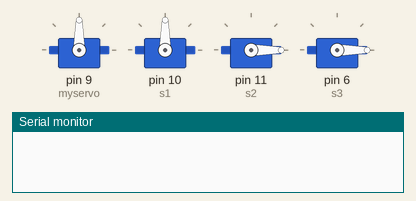
This sketch was run on a simulated Arduino Uno, built with avr-gcc and run on an emulated ATmega328P. Parts: 4 × servo, the last lines printed to the serial monitor.

Above: at 0.1 s.
At 3.79 s:
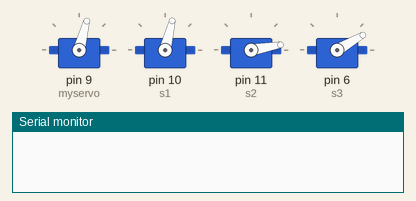
At 4.4 s:
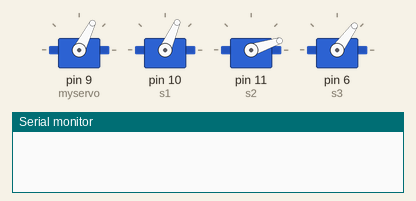
At 5.31 s:
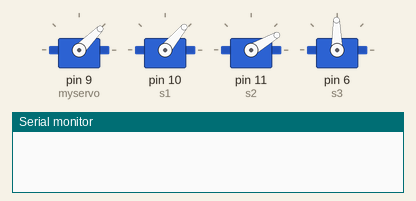
At 9.26 s:
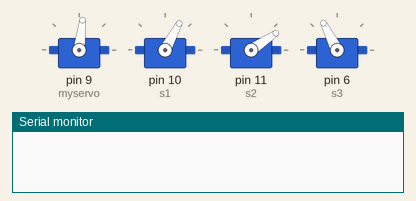
At 13.2 s:
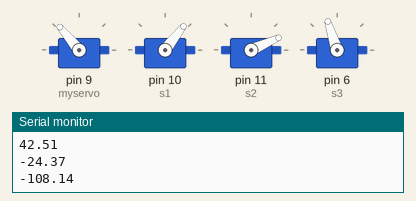
Timing chart, 0 to 14.7 s (numbered marks = the images above):
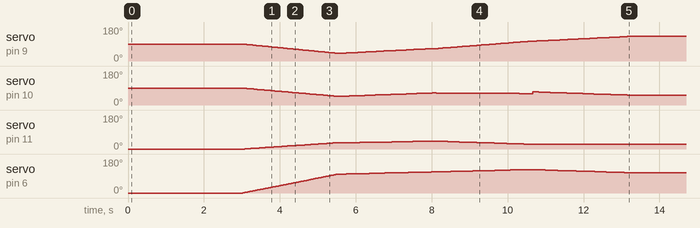

The sketch:

test_dhn.ino
```cpp
#include <Servo.h>

float Pi = 3.141592653589793;
float Yoffset;
float D;
float d;
float R;
float L0 = 7.4; // (cm) the length of L0
float L1 = 9.35;
float L2 = 12.15;
float L3 = 12.5;
float L = L0+L1+L2+L3;

float px; // x axis coordinate of the EF
float py; // y axis coordinate of the EF
float pz; // Z axis coordiante of the EF

Servo myservo; // create servo object to control a servo
Servo s1;
Servo s2;
Servo s3;

float a;
float b;
float Theta_0;
float Theta_1;
float Theta_2;
float Theta_3;
float t0;
float t1;
float t2;
float t3;
float m0, m1, m2, m3;
void Robot_IK()
{
  if (px != 0 && pz >= L1)
  {
    a = sqrt(pow(px,2) + pow(py,2));
    b = L3 - L0 + pz;
    Theta_0 = atan(py/px)*(180.00/Pi);
    Theta_1 = (atan(b/a) + acos((-pow(L2,2)+pow(L1,2)+pow(a,2)+pow(b,2))/(2*sqrt(pow(a,2)+pow(b,2))*L1)))*(180.00/Pi);
    Theta_2 = (acos((-pow(a,2)-pow(b,2)+pow(L1,2)+pow(L2,2))/(2*L1*L2))-Pi)*(180.00/Pi);
    Theta_3 = (acos((-pow(L1,2)+pow(L2,2)+pow(a,2)+pow(b,2))/(2*sqrt(pow(a,2)+pow(b,2))*L2))+atan(a/b)-Pi)*(180.00/Pi);
  }
  else if (px != 0 &&  pz <= L1)
  {
    a = sqrt(pow(px,2)+ pow(py,2));
    b = L3 - L0 + pz;
    Theta_0 = atan(py/px) * (180.00/Pi);
    Theta_1 = (atan(b/a) + acos((-pow(L2,2)+pow(L1,2) + pow(a,2)+pow(b,2))/(2*sqrt(pow(a,2)+pow(b,2))*L1)))*(180.00/Pi);
    Theta_2 = (acos((-pow(a,2)-pow(b,2)+pow(L1,2)+pow(L2,2))/(2*L1*L2))-Pi)*(180.00/Pi);
    Theta_3 = (acos((-pow(L1,2)+pow(L2,2)+pow(a,2)+pow(b,2))/(2*sqrt(pow(a,2)+pow(b,2))*L2))-atan(b/a)-Pi/2)*(180.00/Pi);
  }
  else if (px == 0 && pz >= L1)
  {
    a = sqrt(pow(px,2) + pow(py,2));
    b = L3 - L0 + pz;
    if(py >= 0)
    {
      Theta_0 = 90;
    }
    else if(py < 0)
    {
      Theta_0 = -90;
    }
    Theta_1 = (atan(b/a) + acos((-pow(L2,2)+pow(L1,2)+pow(a,2)+pow(b,2))/(2*sqrt(pow(a,2)+pow(b,2))*L1)))*(180.00/Pi);
    Theta_2 = (acos((-pow(a,2)-pow(b,2)+pow(L1,2)+pow(L2,2))/(2*L1*L2))-Pi)*(180.00/Pi);
    Theta_3 = (acos((-pow(L1,2)+pow(L2,2)+pow(a,2)+pow(b,2))/(2*sqrt(pow(a,2)+pow(b,2))*L2))+atan(a/b)-Pi)*(180.00/Pi);
  }
  else if (px == 0 && pz <= L1)
  {
    a = sqrt(pow(px,2)+ pow(py,2));
    b = L3 - L0 + pz;
    if(py >= 0)
    {
      Theta_0 = 90;
    }
    else if(py < 0)
    {
      Theta_0 = -90;
    }
    Theta_1 = (atan(b/a) + acos((-pow(L2,2)+pow(L1,2) + pow(a,2)+pow(b,2))/(2*sqrt(pow(a,2)+pow(b,2))*L1)))*(180.00/Pi);
    Theta_2 = (acos((-pow(a,2)-pow(b,2)+pow(L1,2)+pow(L2,2))/(2*L1*L2))-Pi)*(180.00/Pi);
    Theta_3 = (acos((-pow(L1,2)+pow(L2,2)+pow(a,2)+pow(b,2))/(2*sqrt(pow(a,2)+pow(b,2))*L2))-atan(b/a)-Pi/2)*(180.00/Pi);
  }
}
void setup()
{
  Serial.begin(9600);
  myservo.attach(9);
  s1.attach(10);
  s2.attach(11);
  s3.attach(6);
  myservo.write(90);
  s1.write(90);
  s2.write(0);
  s3.write(0);
}

int i = 0;
void loop()
{
  delay(3000);
  if(i == 0)
  {
    px = 12;
    py = -14;
    pz = 4;
    Robot_IK();
    t0 = myservo.read();
    t1 = s1.read();
    t2 = s2.read();
    t3 = s3.read();
    m0 = (Theta_0+90) - t0;
    m1 = Theta_1 - t1;
    m2 = -Theta_2 - t2;
    m3 = -Theta_3 - t3;
    // Neu goc cua khop mot can phai tang len
    if(m0  > 0)
    {
      for(; t0 <= (Theta_0+90); t0 += m0/100.0, t1 += m1/100.0, t2 += m2/100.0, t3+=m3/100.0)
      {
        s3.write(t3);
        s2.write(t2);
        s1.write(t1);
        myservo.write(t0);
        delay(25);
      }
    }
    else if(m0 <= 0)
    {
      for(; t0 >= (Theta_0+90); t0 += m0/100.0, t1 += m1/100.0, t2 += m2/100.0, t3+=m3/100.0)
      {
        s3.write(t3);
        s2.write(t2);
        s1.write(t1);
        myservo.write(t0);
        delay(25);
      }
    }
    px = 14;
    py = -6;
    pz = 8;
    Robot_IK();
    t0 = myservo.read();
    t1 = s1.read();
    t2 = s2.read();
    t3 = s3.read();
    m0 = (Theta_0+90) - t0;
    m1 = Theta_1 - t1;
    m2 = -Theta_2 - t2;
    m3 = -Theta_3 - t3;
    // Neu goc cua khop mot can phai tang len
    if(m0  > 0)
    {
      for(; t0 <= (Theta_0+90); t0 += m0/100.0, t1 += m1/100.0, t2 += m2/100.0, t3+=m3/100.0)
      {
        s3.write(t3);
        s2.write(t2);
        s1.write(t1);
        myservo.write(t0);
        delay(25);
      }
    }
    else if(m0 <= 0)
    {
      for(; t0 >= (Theta_0+90); t0 += m0/100.0, t1 += m1/100.0, t2 += m2/100.0, t3+=m3/100.0)
      {
        s3.write(t3);
        s2.write(t2);
        s1.write(t1);
        myservo.write(t0);
        delay(25);
      }
    }
    px = 14;
    py = 4;
    pz = 10;
    Robot_IK();
    t0 = myservo.read();
    t1 = s1.read();
    t2 = s2.read();
    t3 = s3.read();
    m0 = (Theta_0+90) - t0;
    m1 = Theta_1 - t1;
    m2 = -Theta_2 - t2;
    m3 = -Theta_3 - t3;
    // Neu goc cua khop mot can phai tang len
    if(m0  > 0)
    {
      for(; t0 <= (Theta_0+90); t0 += m0/100.0, t1 += m1/100.0, t2 += m2/100.0, t3+=m3/100.0)
      {
        s3.write(t3);
        s2.write(t2);
        s1.write(t1);
        myservo.write(t0);
        delay(25);
      }
    }
    else if(m0 <= 0)
    {
      for(; t0 >= (Theta_0+90); t0 += m0/100.0, t1 += m1/100.0, t2 += m2/100.0, t3+=m3/100.0)
      {
        s3.write(t3);
        s2.write(t2);
        s1.write(t1);
        myservo.write(t0);
        delay(25);
      }
    }
    px = 14;
    py = 12;
    pz = 5;
    Robot_IK();
    t0 = myservo.read();
    t1 = s1.read();
    t2 = s2.read();
    t3 = s3.read();
    Serial.println(Theta_0);
    Serial.println(Theta_1);
    Serial.println(Theta_2);
    Serial.println(Theta_3);

    m0 = (Theta_0+90) - t0;
    m1 = Theta_1 - t1;
    m2 = -Theta_2 - t2;
    m3 = -Theta_3 - t3;
    // Neu goc cua khop mot can phai tang len
    if(m0  > 0)
    {
      for(; t0 <= (Theta_0+90); t0 += m0/100.0, t1 += m1/100.0, t2 += m2/100.0, t3+=m3/100.0)
      {
        s3.write(t3);
        s2.write(t2);
        s1.write(t1+10);
        myservo.write(t0);
        delay(25);
      }
    }
    else if(m0 <= 0)
    {
      for(; t0 >= (Theta_0+90); t0 += m0/100.0, t1 += m1/100.0, t2 += m2/100.0, t3+=m3/100.0)
      {
        s3.write(t3);
        s2.write(t2);
        s1.write(t1+10);
        myservo.write(t0);
        delay(25);
      }
    }
    i = 1;
  }
}
```

Measured:
- by itself, servo on pin 11 (s2): rises from 0° to 42° in 5.0 s, then falls to 24° in 2.6 s
- by itself, servo on pin 6 (s3): rises from 0° to 124° in 7.4 s, then falls to 108° in 2.6 s
